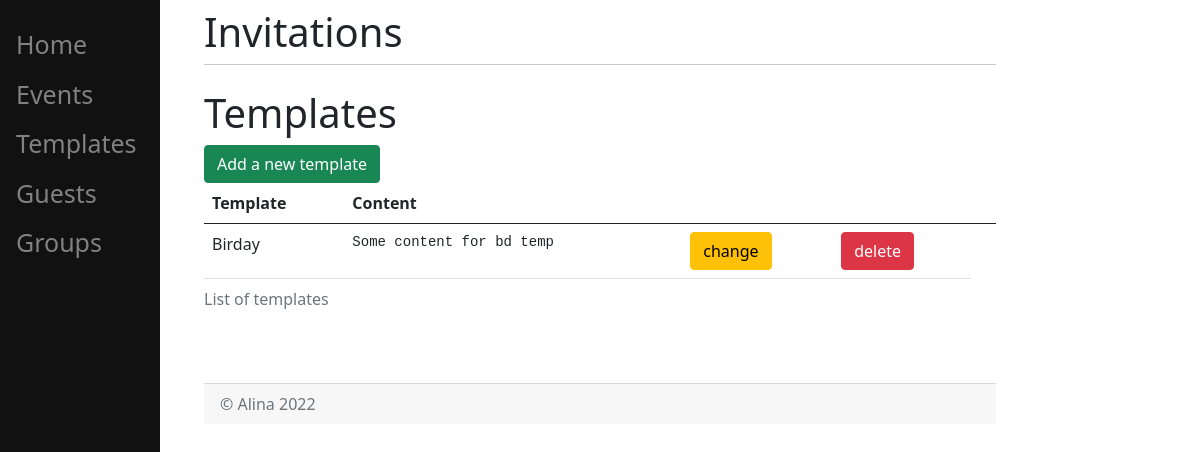
Page /templates/ (signed in) on the earlier database version.
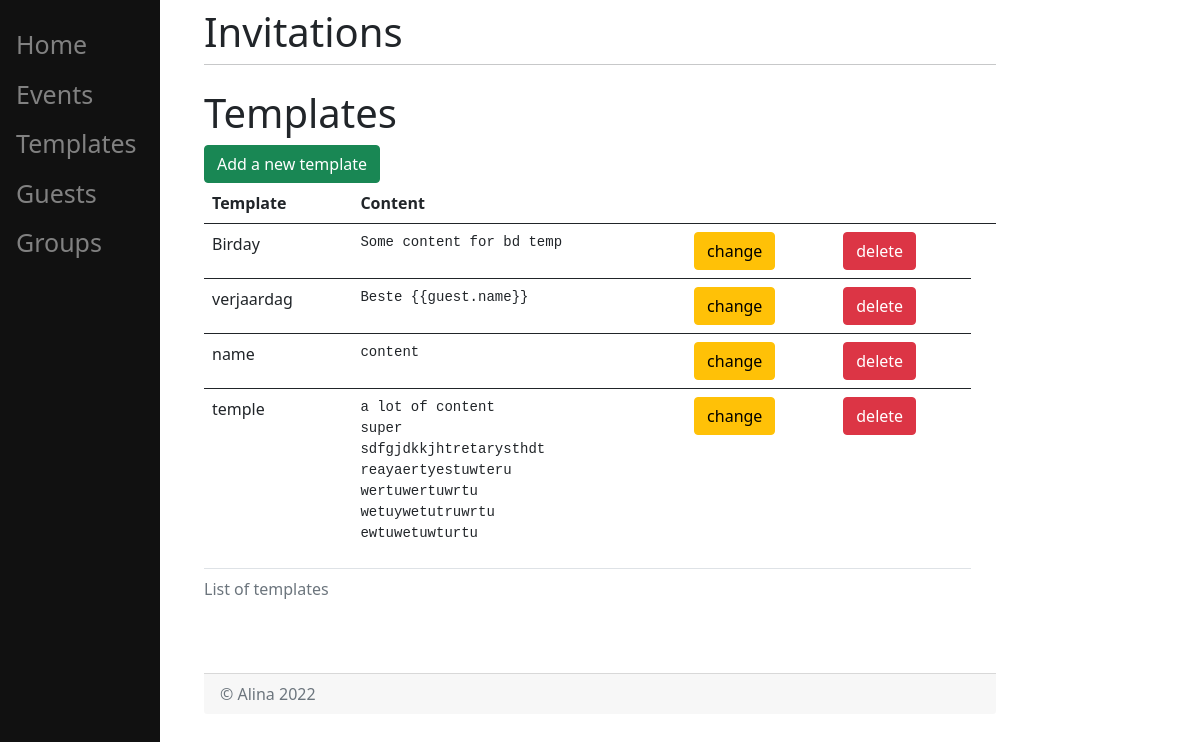
Same page on the later database version.
### invitations/models.py (models this page shows, shortened)
class Template(models.Model):
    name = models.CharField(max_length=200)
    content = models.TextField(max_length=500)

### invitations/views.py (the view)
def templates(response):
    templates_ = Template.objects.all()
    return render(response, "invitations/templates.html", {"templates": templates_})

### templates/invitations/templates.html (shortened to what this page needs)
{% extends 'invitations/home.html' %}
{% block content %}
    <h1>Templates</h1>
    <form action="/templates/add">
        <button type="submit" class="btn btn-success">Add a new template</button>
    </form>
    <form method="POST" action="#">
    {% if templates %}
        <table class="table">
        <caption>List of templates</caption>
            <thead>
            <tr>
                <th scope="col">Template</th>
                <th scope="col">Content</th>
                <th scope="col"></th>
                <th scope="col"></th>
                <th scope="col"></th>
            </tr>
            </thead>
            <tbody class="table-striped">
            {% for template in templates %}
                <tr>
                    <td>{{ template.name }}</td>
                    <td class="col-xs-2"> <pre>{{ template.content }}</pre></td>
                    <td>
                        <a href="/templates/change/{{ template.id }}" class="btn btn-warning">change </a>
                    </td>
                    <td>
                        <form action="/templates/delete/" method="post">
                            <button type="submit" class="btn btn-danger">delete</button>
                        </form>
                    </td>
                </tr>
                </tbody>
            {% endfor %}
        </table>
    {% endif %}
{% endblock %}

Differences in the rows shown:
added Template: name "verjaardag", content "Beste {{guest.name}}"
added Template: name "name", content "content"
added Template: name "temple", content "a lot of content super sdfgjdkkjhtretarysthdt reayaertyestuwteru wertuwertuwrtu wetuywetutruwrtu ewtuwetuwturtu"
